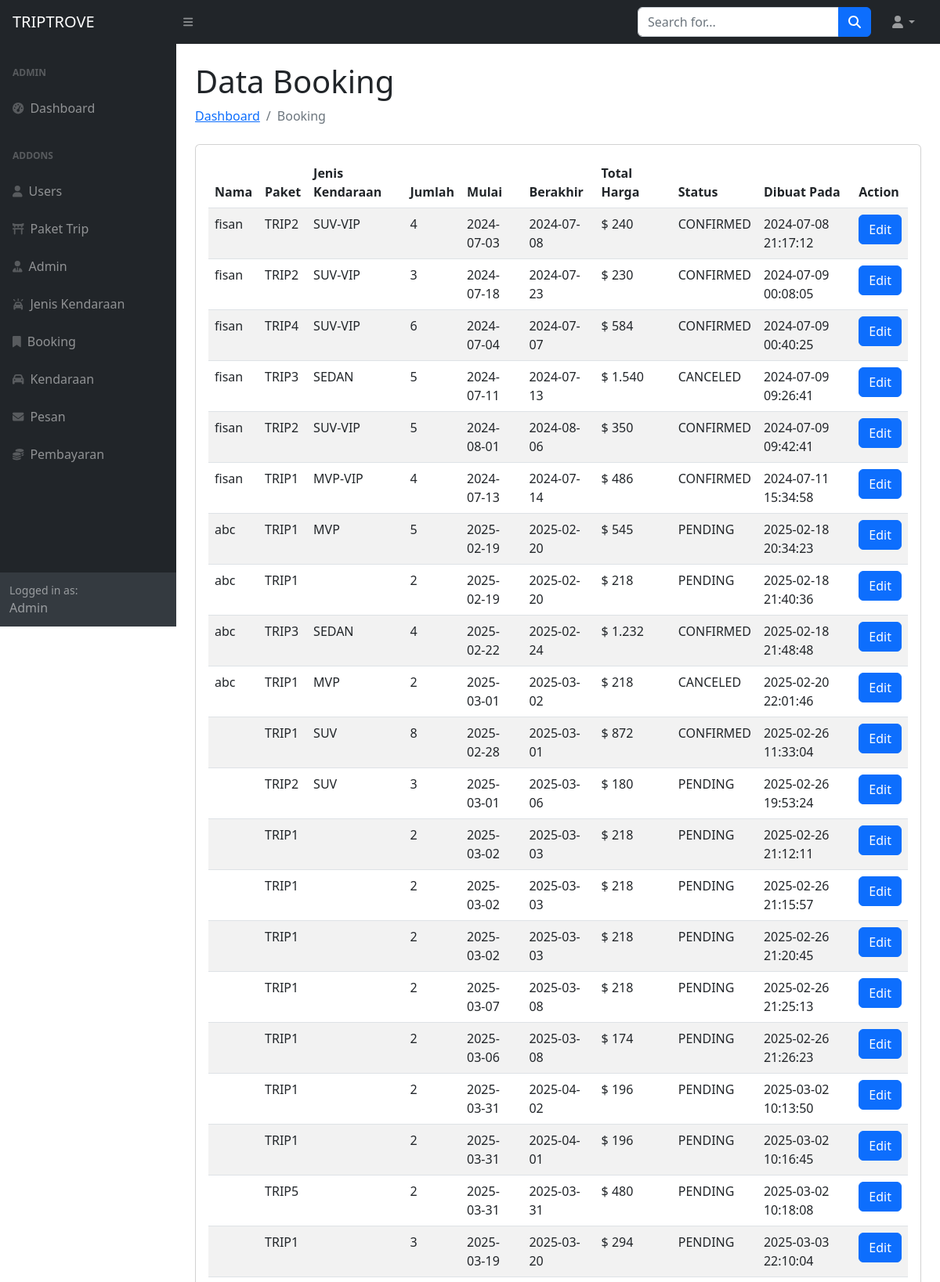
The page /admin/dashboard/semua_order.php (signed in, upper part) on the database its author committed.
### tables this page shows
CREATE TABLE `bookings` (
  `booking_id` int(5) NOT NULL,
  `cust_name` varchar(100) DEFAULT NULL,
  `username` varchar(30) DEFAULT NULL,
  `nama_paket_trip` varchar(10) NOT NULL,
  `nomor_polisi` varchar(15) DEFAULT NULL,
  `driver_id` int(5) DEFAULT NULL,
  `tour_guide_id` int(5) DEFAULT NULL,
  `kode_jenis` char(10) DEFAULT NULL,
  `person_amount` int(3) NOT NULL,
  `start_time` date NOT NULL,
  `end_time` date NOT NULL,
  `total_price` varchar(13) NOT NULL,
  `status` varchar(10) DEFAULT NULL,
  `created_date` datetime NOT NULL
);

### admin/dashboard/semua_order.php (the view, shortened to what this page needs)
<!DOCTYPE html>
<html lang="en">
<head>
    <link href="https://cdn.jsdelivr.net/npm/simple-datatables@7.1.2/dist/style.min.css" rel="stylesheet" />
    <link href="../../css/styles.css" rel="stylesheet" />
</head>
<body class="sb-nav-fixed">
<?php
include '../../includes/koneksi.php';
$sql = "SELECT * FROM bookings";
$result = mysqli_query($link, $sql);
?>
    <nav class="sb-topnav navbar navbar-expand navbar-dark bg-dark">
        <a class="navbar-brand ps-3" href="index.html">TRIPTROVE</a>
        <button class="btn btn-link btn-sm order-1 order-lg-0 me-4 me-lg-0" id="sidebarToggle" href="#!"><i
                class="fas fa-bars"></i></button>
        <form class="d-none d-md-inline-block form-inline ms-auto me-0 me-md-3 my-2 my-md-0">
            <div class="input-group">
                <input class="form-control" type="text" placeholder="Search for..." aria-label="Search for..."
                    aria-describedby="btnNavbarSearch" />
                <button class="btn btn-primary" id="btnNavbarSearch" type="button"><i
                        class="fas fa-search"></i></button>
            </div>
        </form>
        <ul class="navbar-nav ms-auto ms-md-0 me-3 me-lg-4">
            <li class="nav-item dropdown">
                <a class="nav-link dropdown-toggle" id="navbarDropdown" href="#" role="button" data-bs-toggle="dropdown"
                    aria-expanded="false"><i class="fas fa-user fa-fw"></i></a>
            </li>
        </ul>
    </nav>
    <div id="layoutSidenav">
        <div id="layoutSidenav_nav">
            <nav class="sb-sidenav accordion sb-sidenav-dark" id="sidenavAccordion">
                <div class="sb-sidenav-menu">
                    <div class="nav">
                        <div class="sb-sidenav-menu-heading">Admin</div>
                        <a class="nav-link" href="../dashboard/dashboard.php">
                            <div class="sb-nav-link-icon"><i class="fas fa-tachometer-alt"></i></div>
                            Dashboard
                        </a>
                        <div class="sb-sidenav-menu-heading">Addons</div>
                        <a class="nav-link" href="../users_php/tampil_data_users.php">
                            <div class="sb-nav-link-icon"><i class="fas fa-user"></i></div>
                            Users
                        </a>
                        <a class="nav-link" href="../paket/tampil_paket.php">
                            <div class="sb-nav-link-icon"><i class="fa-solid fa-torii-gate"></i></div>
                            Paket Trip
                        </a>
                        <a class="nav-link" href="../admin.php">
                            <div class="sb-nav-link-icon"><i class="fa-solid fa-user-tie"></i></div>
                            Admin
                        </a>
                        <a class="nav-link" href="../jenis_kendaraan_php/tampil_data_jenis.php">
                            <div class="sb-nav-link-icon"><i class="fa-solid fa-car-on"></i></div>
                            Jenis Kendaraan
                        </a>
                        <a class="nav-link" href="../bookings/tampil_data_booking.php">
                            <div class="sb-nav-link-icon"><i class="fa-solid fa-bookmark"></i></div>
                            Booking
                        </a>
                        <a class="nav-link" href="../tipe_kendaraan_php/tampil_data_kendaraan.php">
                            <div class="sb-nav-link-icon"><i class="fa-solid fa-car"></i></div>
                            Kendaraan
                        </a>
                        <a class="nav-link" href="../message/tampil_message.php">
                            <div class="sb-nav-link-icon"><i class="fa-solid fa-envelope"></i></div>
                            Pesan
                        </a>
                        <a class="nav-link" href="../payment/tampil_payment.php">
                            <div class="sb-nav-link-icon"><i class="fa-solid fa-coins"></i></div>
                            Pembayaran
                        </a>
                    </div>
                </div>
                <div class="sb-sidenav-footer">
                    <div class="small">Logged in as:</div>
                    Admin
                </div>
            </nav>
        </div>
        <div id="layoutSidenav_content">
            <main>
                <div class="container-fluid px-4">
                    <h1 class="mt-4">Data Booking</h1>
                    <ol class="breadcrumb mb-4">
                        <li class="breadcrumb-item"><a href="index.html">Dashboard</a></li>
                        <li class="breadcrumb-item active">Booking</li>
                    </ol>
                    <div class="card mb-4">
                        <div class="card-body">
                        <table class="table table-striped" id="datatablesSimple">
                                <thead>
                                    <tr>
                                        <th>Nama</th>
                                        <th>Paket</th>
                                        <th>Jenis Kendaraan</th>
                                        <th>Jumlah</th>
                                        <th>Mulai</th>
                                        <th>Berakhir</th>
                                        <th>Total Harga</th>
                                        <th>Status</th>
                                        <th>Dibuat Pada</th>
                                        <th>Action</th>
                                    </tr>
                                </thead>
                                <tbody>
                                    <?php while ($row = mysqli_fetch_assoc($result)) { ?>
                                        <tr>
                                            <td><?php echo $row['username']; ?></td>
                                            <td><?php echo $row['nama_paket_trip']; ?></td>
                                            <td><?php echo $row['kode_jenis']; ?></td>
                                            <td><?php echo $row['person_amount']; ?></td>
                                            <td><?php echo $row['start_time']; ?></td>
                                            <td><?php echo $row['end_time']; ?></td>
                                            <td>$ <?php echo number_format($row['total_price'], 0, ',', '.'); ?></td>
                                            <td><?php echo $row['status']; ?></td>
                                            <td><?php echo $row['created_date']; ?></td>
                                            <td><a href="form_edit_booking.php?booking_id=<?php echo $row['booking_id']; ?>" class="btn btn-primary">Edit</a></td>
                                        </tr>
                                    <?php } ?>
                                </tbody>
                            </table>
                        </div>
                    </div>
                </div>
            </main>
        </div>
    </div>
</body>
</html>

### rows shown on the page
bookings: username "fisan", nama_paket_trip "TRIP2", kode_jenis "SUV-VIP", person_amount "4", start_time "2024-07-03", end_time "2024-07-08", total_price "240", status "CONFIRMED", created_date "2024-07-08 21:17:12"
bookings: username "fisan", nama_paket_trip "TRIP2", kode_jenis "SUV-VIP", person_amount "3", start_time "2024-07-18", end_time "2024-07-23", total_price "230", status "CONFIRMED", created_date "2024-07-09 00:08:05"
bookings: username "fisan", nama_paket_trip "TRIP4", kode_jenis "SUV-VIP", person_amount "6", start_time "2024-07-04", end_time "2024-07-07", total_price "584", status "CONFIRMED", created_date "2024-07-09 00:40:25"
bookings: username "fisan", nama_paket_trip "TRIP3", kode_jenis "SEDAN", person_amount "5", start_time "2024-07-11", end_time "2024-07-13", total_price "1.540", status "CANCELED", created_date "2024-07-09 09:26:41"
bookings: username "fisan", nama_paket_trip "TRIP2", kode_jenis "SUV-VIP", person_amount "5", start_time "2024-08-01", end_time "2024-08-06", total_price "350", status "CONFIRMED", created_date "2024-07-09 09:42:41"
bookings: username "fisan", nama_paket_trip "TRIP1", kode_jenis "MVP-VIP", person_amount "4", start_time "2024-07-13", end_time "2024-07-14", total_price "486", status "CONFIRMED", created_date "2024-07-11 15:34:58"
bookings: username "abc", nama_paket_trip "TRIP1", kode_jenis "MVP", person_amount "5", start_time "2025-02-19", end_time "2025-02-20", total_price "545", status "PENDING", created_date "2025-02-18 20:34:23"
bookings: username "abc", nama_paket_trip "TRIP1", person_amount "2", start_time "2025-02-19", end_time "2025-02-20", total_price "218", status "PENDING", created_date "2025-02-18 21:40:36"
bookings: username "abc", nama_paket_trip "TRIP3", kode_jenis "SEDAN", person_amount "4", start_time "2025-02-22", end_time "2025-02-24", total_price "1.232", status "CONFIRMED", created_date "2025-02-18 21:48:48"
bookings: username "abc", nama_paket_trip "TRIP1", kode_jenis "MVP", person_amount "2", start_time "2025-03-01", end_time "2025-03-02", total_price "218", status "CANCELED", created_date "2025-02-20 22:01:46"
bookings: nama_paket_trip "TRIP1", kode_jenis "SUV", person_amount "8", start_time "2025-02-28", end_time "2025-03-01", total_price "872", status "CONFIRMED", created_date "2025-02-26 11:33:04"
bookings: nama_paket_trip "TRIP2", kode_jenis "SUV", person_amount "3", start_time "2025-03-01", end_time "2025-03-06", total_price "180", status "PENDING", created_date "2025-02-26 19:53:24"
bookings: nama_paket_trip "TRIP1", person_amount "2", start_time "2025-03-02", end_time "2025-03-03", total_price "218", status "PENDING", created_date "2025-02-26 21:12:11"
bookings: nama_paket_trip "TRIP1", person_amount "2", start_time "2025-03-02", end_time "2025-03-03", total_price "218", status "PENDING", created_date "2025-02-26 21:15:57"
bookings: nama_paket_trip "TRIP1", person_amount "2", start_time "2025-03-02", end_time "2025-03-03", total_price "218", status "PENDING", created_date "2025-02-26 21:20:45"
bookings: nama_paket_trip "TRIP1", person_amount "2", start_time "2025-03-07", end_time "2025-03-08", total_price "218", status "PENDING", created_date "2025-02-26 21:25:13"
bookings: nama_paket_trip "TRIP1", person_amount "2", start_time "2025-03-06", end_time "2025-03-08", total_price "174", status "PENDING", created_date "2025-02-26 21:26:23"
bookings: nama_paket_trip "TRIP1", person_amount "2", start_time "2025-03-31", end_time "2025-04-02", total_price "196", status "PENDING", created_date "2025-03-02 10:13:50"
bookings: nama_paket_trip "TRIP1", person_amount "2", start_time "2025-03-31", end_time "2025-04-01", total_price "196", status "PENDING", created_date "2025-03-02 10:16:45"
bookings: nama_paket_trip "TRIP5", person_amount "2", start_time "2025-03-31", end_time "2025-03-31", total_price "480", status "PENDING", created_date "2025-03-02 10:18:08"
bookings: nama_paket_trip "TRIP1", person_amount "3", start_time "2025-03-19", end_time "2025-03-20", total_price "294", status "PENDING", created_date "2025-03-03 22:10:04"
